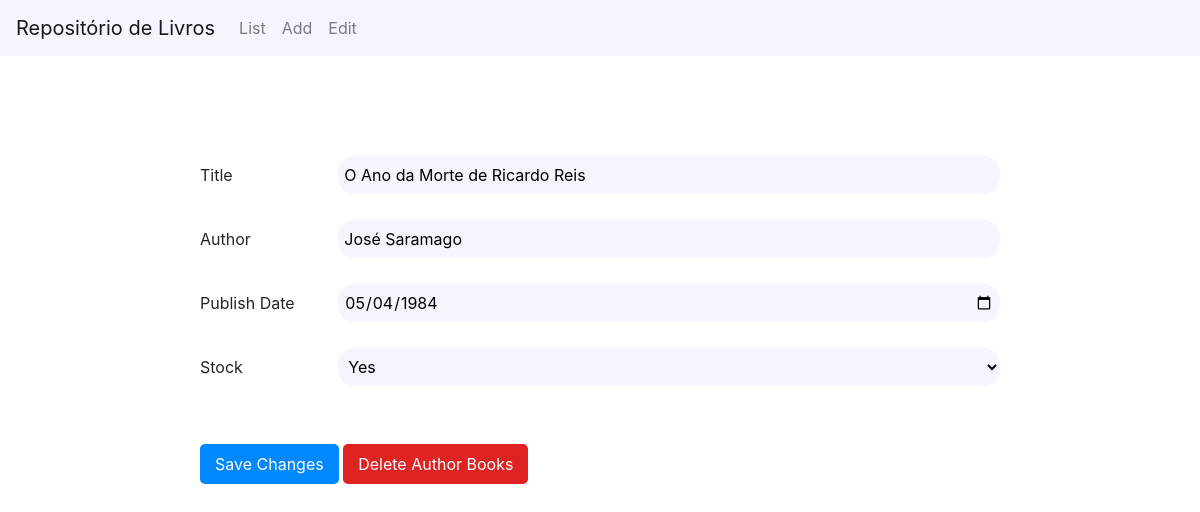
The app's page /edit/extend_edit2/ with its own data.
### app/models.py (models this page shows)
class Book(models.Model):
    title = models.CharField(max_length=150)
    publish_date = models.DateTimeField()
    in_stock = models.BooleanField(default=True)
    author_id = models.ForeignKey('Author', on_delete=models.CASCADE,default=1)   #Deleting an Author from the database will delete all the associated books.

class Author(models.Model):
    name = models.CharField(max_length=200)

### app/views.py (the view, shortened to what this page needs)
# urls.py: path("edit/",views.edit_book, name ="edit"),
def edit_book(request, book_id=None):
    if book_id:
        book = Book.objects.get(pk=book_id)
        return render(request, 'extend_edit.html', {'book': book})
    books = Book.objects.order_by('-publish_date')
    return render(request, 'book_edit.html', {'books': books})

### app/templates/extend_edit.html (shortened to what this page needs)
{% extends "base.html" %}
{% block content %}
    <form method="post" class="add-book-form">
        <div class="row mb-3">
            <label for="titleInput" class="col-sm-2 col-form-label">Title</label>
            <div class="col-sm-10">
                <input type="text" class="form-control add-book-input" id="titleInput" name="title" placeholder="Title" value="{{ book.title }}">
            </div>
        </div>
        <div class="row mb-3">
            <label for="authorInput" class="col-sm-2 col-form-label">Author</label>
            <div class="col-sm-10">
                <input type="text" class="form-control add-book-input" id="authorInput" name="author" placeholder="Author" value="{{ book.author_id.name }}">
            </div>
        </div>
        <div class="row mb-3">
            <label for="publishDateInput" class="col-sm-2 col-form-label">Publish Date</label>
            <div class="col-sm-10">
                <input type="date" class="form-control add-book-input" id="publishDateInput" name="publish_date" placeholder="Publish Date" value="{{ book.publish_date|date:'Y-m-d' }}">
            </div>
        </div>
        <div class="row">
            <label for="stockInput" class="col-sm-2 col-form-label">Stock</label>
            <div class="col-sm-10">
                <select class="form-control add-book-select" id="stockInput" name="stock">
                    <option value="yes" {% if book.in_stock %}selected{% endif %}>Yes</option>
                </select>
            </div>
        </div>
        <button type="submit" class="btn mt-5 btn-primary">Save Changes</button>
        <a href="{% url 'delete_book' %}?authorid={{ book.author_id.id }}" class="btn mt-5 btn-deleteall" onclick="return confirmDelete();">Delete Author Books</a>
    </form>
{% endblock %}

### app/templates/extend_edit.html (style rules this page uses)
.add-book-form { margin-top: 100px; width: 800px; margin-left: auto; margin-right: auto; }
.add-book-input { border-radius: 16px; border: none; padding: 6px; width: 100%; background-color: #f6f4ff; color: #000000; margin-bottom: 10px; }
.add-book-select { border-radius: 16px; border: none; padding: 6px; width: 100%; background-color: #f6f4ff; color: #000000; margin-bottom: 10px; }
.btn-primary { border-radius: 5px; background-color: #0089ff; color: #fff; border: none; padding: 8px 15px; cursor: pointer; margin-bottom: 20px; }
.btn-deleteall { border-radius: 5px; background-color: #df2222; color: #fff; border: none; padding: 8px 15px; cursor: pointer; margin-bottom: 20px; }

### records on screen
Book: title "O Ano da Morte de Ricardo Reis", author "José Saramago", publish_date "05/04/1984", stock "Yes"
